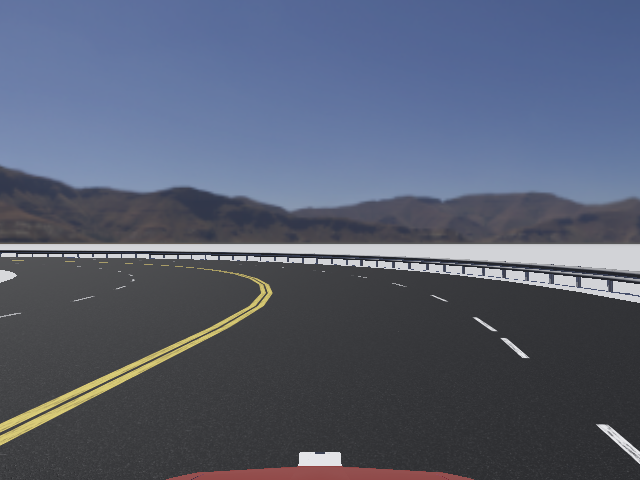
#> input picture Webots_auto_car_10/controllers/main/camera.png, 640 x 480 px, given in place of the camera
$ python 'çizgi_izleyen.py'
#> lines starting #> are read from the running program, lines starting #| are printed output that depends on the picture; after the words box and inside, x2 and y2 are one past the last pixel; in counts of white or black regions, pixels touching at a corner belong together
import cv2
import numpy as np
import matplotlib.pyplot as plt


img= cv2.VideoCapture(0)
while True:
    ret, image = img.read()
#> image is the input picture: shape (480, 640, 3); mean B, G, R 112.1, 93.7, 86.5
    # BGR ' yi HSV ye çevirdik
    hsv = cv2.cvtColor(image, cv2.COLOR_BGR2HSV)
#> hsv: shape (480, 640, 3); mean H, S, V 111.2, 52.7, 113.9
    # HSV nin içindeki renk aralıgını belirledik
    #lower_blue = np.array([160,0,0])
    #upper_blue = np.array([180,255,255])
    boundaries=[([20,0,0],[30,255,255])]
    # Yukarıda belırledıgımız eşik değerlerini gray goruntunun içinde eşleştirdik.
    for (lower,upper) in boundaries:
        lower=np.array(lower,dtype="uint8")
        upper=np.array(upper,dtype="uint8")
        mask = cv2.inRange(hsv, lower, upper)
        # bitwise and operatörü ile de ana goruntude yukarıda buldugumuz mask'i aldık.
        res = cv2.bitwise_and(image,image, mask= mask)
#> this loop made 1 pass
#> pass 1, `mask = cv2.inRange(hsv, lower, upper)`:
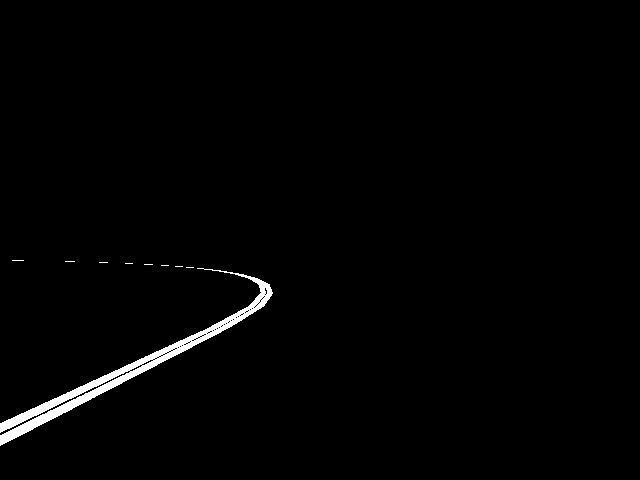
#> mask: shape (480, 640); 1.4% white; 9 white regions (8 under 20 px), largest, box (x1, y1, x2, y2) and area: (0, 268, 273, 446) 4137
        #ayarladıgımız 3 görüntüyü gösterdik
    res=cv2.cvtColor(res,cv2.COLOR_BGR2GRAY) #maskelenen görüntüyü gray uzayına çeviriyoruz.
    blurred=cv2.GaussianBlur(res,(7,7),0) #Gürültüyü azaltmak için görüntüyü blurluyoruz
    ret,th1=cv2.threshold(res,40,255,cv2.THRESH_BINARY+cv2.THRESH_OTSU) #Gri tonlamalı görüntüden ikili görüntü oluşturduk.
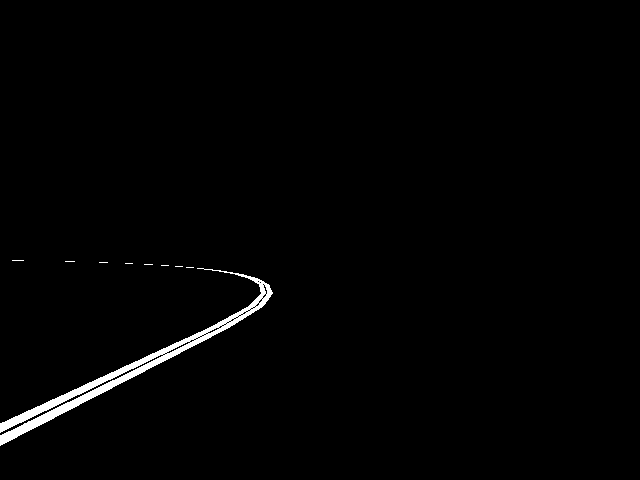
#> th1: shape (480, 640); 1.3% white; 9 white regions (8 under 20 px)
#> ret = 88
    ret1,th2=cv2.threshold(th1,127,255,cv2.THRESH_TOZERO)
    contours,hierarchy=cv2.findContours(th2,cv2.RETR_TREE,cv2.CHAIN_APPROX_SIMPLE) #Görüntüde kontuar oluşturduk
#> contours = 48 contours, 44 with area under 20; largest, box (x1, y1, x2, y2) and area: (0, 268, 273, 446) 3526, (166, 341, 191, 354) 56, (207, 327, 220, 334) 26, (263, 284, 268, 295) 20


    if len(contours)>0:
        centroid=max(contours,key=cv2.contourArea) #Kontuar alanı belirleniyor.
#> centroid = contour of 870 points, box (x1, y1, x2, y2) (0, 268, 273, 446), area 3526
        M=cv2.moments(centroid)
#> M = moments, m00 3526, centre m10/m00, m01/m00 = (127.4, 370.3)
        area=cv2.contourArea(centroid)
#> area = 3526
        if area>3000:
            cx=int(M['m10']/M['m00']) #x koordinatını ve y koordinatını buluyoruz.
#> cx = 127
            cy=int(M['m01']/M['m00'])
#> cy = 370

            cv2.line(image,(cx,0),(cx,720),(255,0,0),1) #bulunan bu koordinatlara göre görüntüde line çiziliyor.
            cv2.line(image,(0,cy),(1280,cy),(255,0,0),1)
            cv2.line(image,(320,0),(320,640),(255,0,0),1)
            cv2.circle(image,(cx,cy),3,(0,0,255),-1)
#> image: shape (480, 640, 3); mean B, G, R 112.9, 93.3, 86.1
            cv2.drawContours(image,contours,-1,(0,255,0),2) #Kontuar alanı çiziliyor
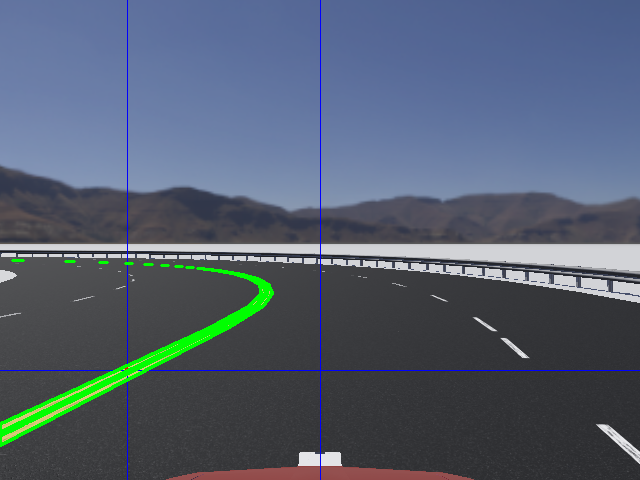
#> image: shape (480, 640, 3); mean B, G, R 111.5, 95.1, 84
            if cx<500:
                print("sag yap") #Referans değeri(x koordinatı) 500 den küçük ise sağa dön
            if cx>520:
                print("SOL YAP") #Referans değeri(y koordinatı) 520 den büyük ise sola dön
            if 500<cx<520:
                print("Duz gıt") #Referans değeri(x-y koordinatı) 500 ile 520 arasında ise düz git
    cv2.imshow('İşlenmiş Görüntü',image) #işleme yaptığımız görüntülerin framelerini yansıtıyoruz
    cv2.imshow('th1',th1)
    cv2.imshow('th2',th2)
    cv2.imshow("input", res)
    key = cv2.waitKey(10) #'ESC' ye basıldıysa bütün frameleri kapat
#> (key Esc is pressed here)
    if key == 27:
        break
cv2.destroyAllWindows() #Bütün ekranları öldür.
cv2.VideoCapture(0).release() # video yakalamyı kapat
